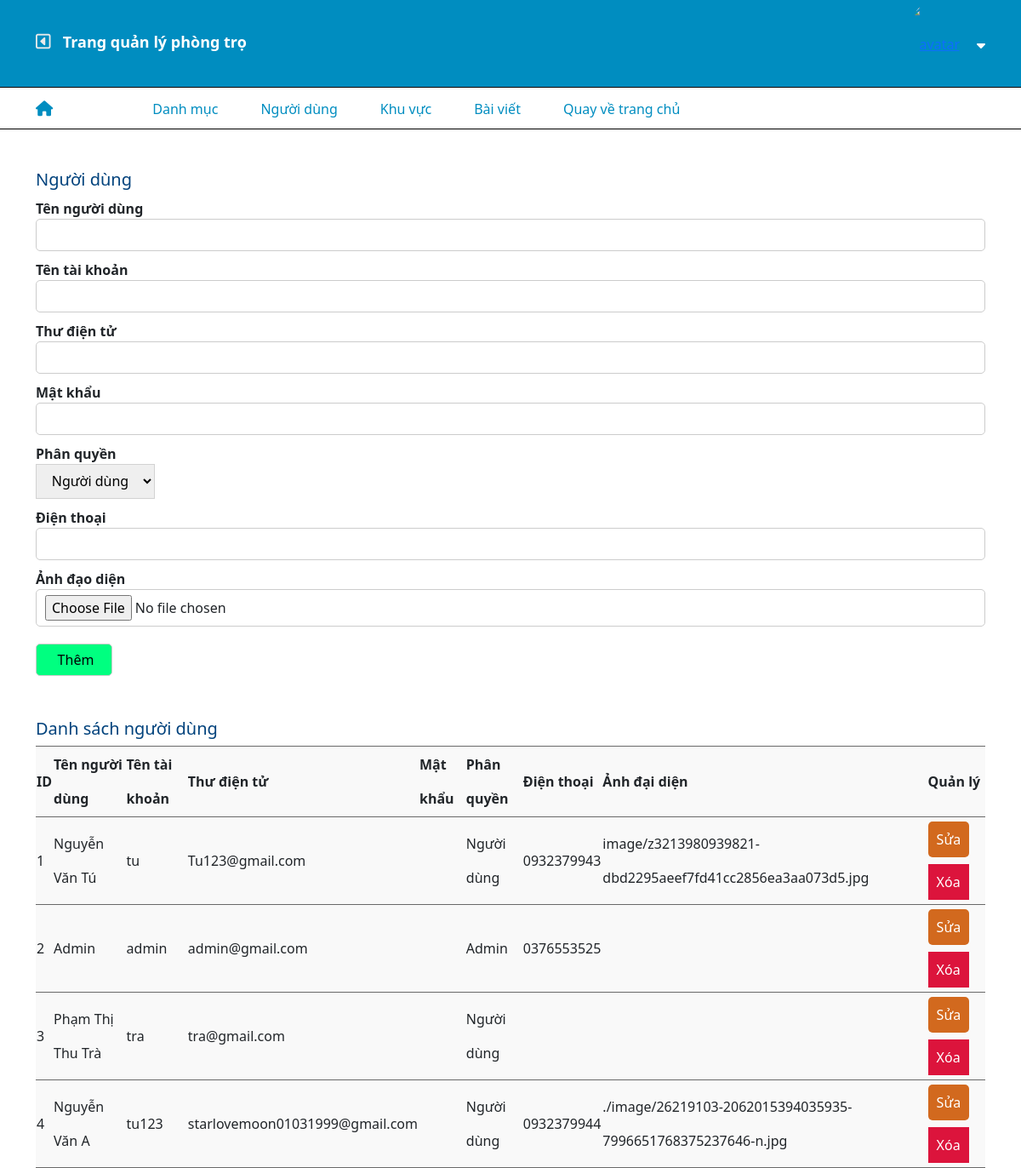
/admin/user.php (signed in), run on the app's committed database.
### tables this page shows
CREATE TABLE `user` (
  `id` int(10) NOT NULL,
  `name` varchar(255) NOT NULL,
  `username` varchar(255) NOT NULL,
  `email` varchar(255) NOT NULL,
  `password` varchar(255) NOT NULL,
  `role` int(11) NOT NULL,
  `phone` varchar(255) NOT NULL,
  `avatar` varchar(255) NOT NULL
);

### admin/user.php (the view, shortened to what this page needs)
<?php
 include "../include/connect.php";
    $userQr = mysqli_query($conn, "SELECT * FROM  user");
?>
<!DOCTYPE html>
<html lang="en">
<head>
    <link
      href="https://cdn.jsdelivr.net/npm/bootstrap@5.1.3/dist/css/bootstrap.min.css"
      rel="stylesheet"
    />
    <link rel="stylesheet" href="../libs/fontawesome/css/all.min.css" />
    <link rel="stylesheet" href="./style/style.css">
</head>
<body>
    <div class="footer_admin">
        <?php include "./include/header.php" ?>
            <div class="container">
                <div class="add-user">
                    <form action="" method="post" enctype="multipart/form-data">
                        <h5>Người dùng</h5>
                        <p>Tên người dùng</p>
                        <input type="text" name = "name">
                        <p>Tên tài khoản</p>
                        <input type="text" name = "username">
                        <p>Thư điện tử</p>
                        <input type="email" name = "email">
                        <p>Mật khẩu</p>
                        <input type="password" name = "password">
                        <p>Phân quyền</p>
                        <select name="role" id="role_user">
                            <option value="0">Người dùng</option>
                        </select>
                        <p>Điện thoại</p>
                        <input type="number" name = "phone">
                        <p>Ảnh đạo diện</p>
                        <input type="file" name = "image">
                        <input type="submit" name="themmoi" value="Thêm" class="btn-add"></input>
                    </form>
                </div>
                <div class="user">
                    <form action="#">
                        <h5>Danh sách người dùng</h5>
                        <table class="show-user">
                            <tr class="title">
                                <td>ID</td>
                                <td>Tên người dùng</td>
                                <td>Tên tài khoản</td>
                                <td>Thư điện tử</td>
                                <td>Mật khẩu</td>
                                <td>Phân quyền</td>
                                <td>Điện thoại</td>
                                <td>Ảnh đại diện</td>
                                <td>Quản lý</td>
                            </tr>
                            <?php foreach($userQr as $key => $value){?>
                            <tr>
                                <td><?php echo $key + 1?></td>
                                <td><?php echo $value['name'] ?></td>
                                <td><?php echo $value['username'] ?></td>
                                <td><?php echo $value['email'] ?></td>
                                <td><?php $value['password'] ?></td>
                                <td><?php if($value['role'] == 0){
                                    echo "Người dùng";
                                }else{
                                    echo "Admin";
                                }
                                ?></td>
                                <td><?php echo $value['phone'] ?></td>
                                <td><?php echo $value['avatar'] ?></td>
                                <td>
                                    <a class="btn-change-1" href="./edit-user.php?id=<?php echo $value['id']?>">Sửa</a>
                                    <a class="btn-delete" href="./user.php?delete=<?php echo $value['id']?>" onclick="return confirm('Bạn chắc chắn muốn xóa?');">Xóa</a>
                                </td>
                            </tr>
                            <?php }?>
                        </table>
                    </form>
                </div>
            </div>
        </div>
    </div>
</body>
</html>

### admin/style/style.css (style rules this page uses)
.list_manager a { text-decoration: none; color: #008dc0; line-height: 50px; font-weight: 500; }
table { background-color: #f9f9f9; }
table tr { height: 40px; border-bottom: 1px solid #696969; border-top: 1px solid #696969; }
td { line-height: 40px; }
.show-category, .show-user, .show-district, .show-post { width: 100%; }
.btn-change-1 { border: none; border-radius: 5px; background-color: chocolate; color: #ffffff !important; font-weight: 400; padding: 10px; }
.btn-delete { background-color: crimson; color: #ffffff !important; padding: 10px; }
.title { font-weight: bold; }
.add-category input, .change-category input, .add-user input, .change-user input, .add-district input, .change-district input, .add-post input, .change-post input, .add-post textarea { width: 100%; border: 1px solid #ccc; border-radius: 5px; padding: 6px 6px 6px 10px; outline-color: #00ff80; }
.btn-add { border: none; border-radius: 5px; background-color: rgb(0, 255, 128); color: #000; font-weight: 500; margin-top: 20px; padding: 10px; width: 90px !important; }
.add-user h5, .change-user h5 { margin-top: 30px; font-size: 20px; color: rgb(1, 66, 124); }
.category h5, .user h5, .district h5, .post h5 { margin-top: 50px; font-size: 20px; color: rgb(1, 66, 124); }
.add-user p, .change-user p { font-weight: 600; margin: 0; margin-top: 10px; }
#role_user { width: 140px; height: 41px; border: 1px solid #d2d2d2; text-align: center; outline-color: #00ff80; }

### data on the page
user: name "Nguyễn Văn Tú", username "tu", email "Tu123@gmail.com", role "Người dùng", phone "0932379943", avatar "image/z3213980939821-dbd2295aeef7fd41cc2856ea3aa073d5.jpg"
user: name "Admin", username "admin", email "admin@gmail.com", role "Admin", phone "0376553525"
user: name "Phạm Thị Thu Trà", username "tra", email "tra@gmail.com", role "Người dùng"
user: name "Nguyễn Văn A", username "tu123", email "starlovemoon01031999@gmail.com", role "Người dùng", phone "0932379944", avatar "./image/26219103-2062015394035935-7996651768375237646-n.jpg"
